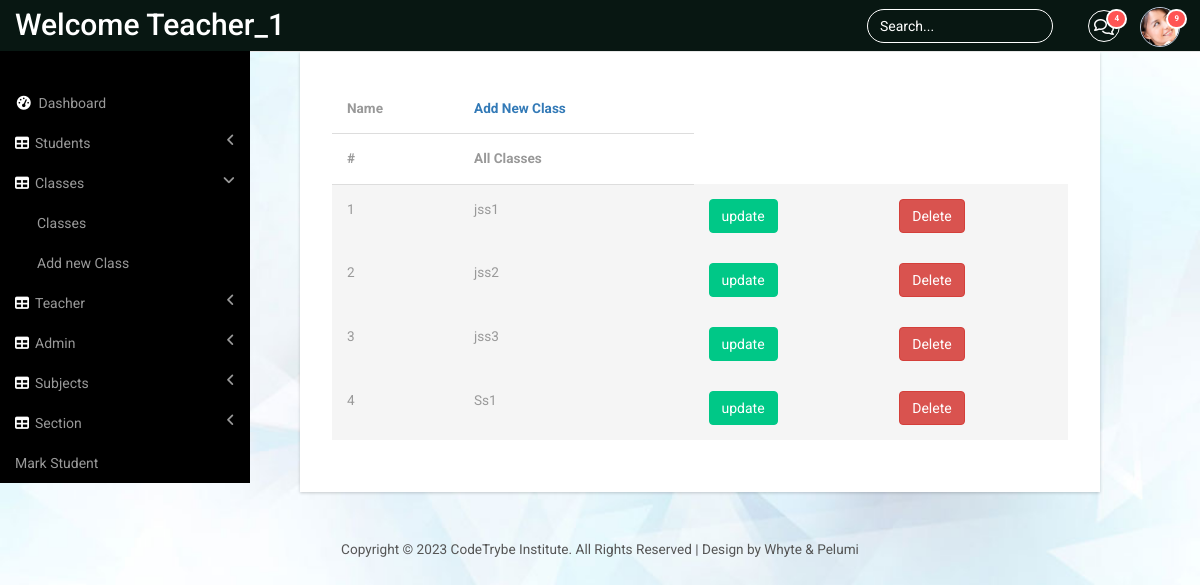
The app's page /cls_all (signed in) with its own data.
### panel/models.py (models this page shows, shortened)
class StdClass(models.Model):
    name = models.CharField(max_length=40)
    subject = models.ManyToManyField(Subject,related_name="classes")
    class_teacher = models.ForeignKey(
        Teacher,
        on_delete=models.SET_NULL,
        null=True,
        blank=True
    )
    session = models.ForeignKey(Session, on_delete=models.CASCADE,default=None)
    def __str__(self):
        return self.name

### panel/views.py (the view)
# urls.py: path('cls_all',views.all_class, name='panel-allcls'),
@login_required
def all_class(request):
    class_list = StdClass.objects.all()
    return render(request, 'panel/all_class.html', {'class_list': class_list})

### panel/templates/panel/all_class.html (shortened to what this page needs)
{% extends "panel/base.html" %}
{% block content %}
<div class="content_bottom">
<div class="col-md-8 span_3">
<div class="bs-example1" data-example-id="contextual-table">
<table class="table">
    <thead>
    <tr>
        <th>Name</th>
        <th> <a href="{%url 'panel-clsRegpage'%}">Add New Class</a></th>
    </tr>
    <tr>
            <th>#</th>
            <th> All Classes</th>
    </tr>
    </thead>
    <tbody>
        {% for class in  class_list %}
        <form action="{% url 'panel-clsup' class.id %}" method="get">
            <tr class="active">
                <td scope="row">{{ forloop.counter}} </td>
                <td scope="row"> {{class}} </td>
                <td><button type="submit" class="btn btn-primary btn-md">update</button></td>
        </form>
        <form action="{% url 'panel-clsdel' class.id %}" method="post">
                <td><button type="submit" class="btn btn-danger btn-md">Delete</button></td>
        </form>
        {% endfor %}
    </tbody>
</table>
{% endblock %}

### panel/templates/panel/base.html (shortened to what this page needs)
{% load static%}
<!DOCTYPE HTML>
<html>
<head>
 <link href="{% static 'panel/bootstrap.min.css'%}" rel='stylesheet' type='text/css' />
<link href="{% static 'panel/style2.css'%}"rel='stylesheet' type='text/css' />
<link href="{% static 'panel/lines.css'%}" rel='stylesheet' type='text/css' />
<link href="{% static 'panel/font-awesome.css'%}" rel="stylesheet">
<link href="{% static 'panel/custom.css'%}"rel="stylesheet">
</head>
<body id="login">
<div id="wrapper">
        <nav class="top1 navbar navbar-default navbar-static-top" role="navigation" style="margin-bottom: 0">
            <div class="navbar-header">
                <a class="navbar-brand" href="#">Welcome {{user.username}}</a>
            </div>
            <ul class="nav navbar-nav navbar-right">
				<li class="dropdown">
	        		<a href="#" class="dropdown-toggle" data-toggle="dropdown" aria-expanded="false"><i class="fa fa-comments-o"></i><span class="badge">4</span></a>
	      		</li>
			    <li class="dropdown">
	        		<a href="#" class="dropdown-toggle avatar" data-toggle="dropdown"><img src="{% static 'images/1.png' %}"><span class="badge">9</span></a>
	      		</li>
			</ul>
			<form class="navbar-form navbar-right">
              <input type="text" class="form-control" value="Search..." onfocus="this.value = '';" onblur="if (this.value == '') {this.value = 'Search...';}">
            </form>
            <div class="navbar-default sidebar" role="navigation">
                <div class="sidebar-nav navbar-collapse">
                    <ul class="nav" id="side-menu">
                        <li>
                            <a href="{%url 'panel-adminpage' %}"><i class="fa fa-dashboard fa-fw nav_icon"></i>Dashboard</a>
                        </li>
                        <li>
                            <a href="#"><i class="fa fa-table nav_icon"></i>Students<span class="fa arrow"></span></a>
                        </li>
                        <li>
                            <a href="#"><i class="fa fa-table nav_icon"></i>Classes<span class="fa arrow"></span></a>
                            <ul class="nav nav-second-level">
                                <li>
                                    <a href="{%url 'panel-allcls'%}" >Classes</a>
                                </li>
                                <li>
                                    <a href="{%url 'panel-clsRegpage'%}"> Add new Class</a>
                                </li>
                            </ul>
                        </li>
                        <li>
                            <a href="#"><i class="fa fa-table nav_icon"></i>Teacher<span class="fa arrow"></span></a>
                        </li>
                        <li>
                            <a href="#"><i class="fa fa-table nav_icon"></i>Admin<span class="fa arrow"></span></a>
                        </li>
                        <li>
                            <a href="#"><i class="fa fa-table nav_icon"></i>Subjects<span class="fa arrow"></span></a>
                        </li>
                        <li>
                            <a href="#"><i class="fa fa-table nav_icon"></i>Section<span class="fa arrow"></span></a>
                        </li>
                        						<li>
							<a href="{%url 'panel-allScore'%}"> Mark Student</a>
						</li>
                    </ul>
                </div>
            </div>
        </nav>
    </div>
    {% block content %}
    {% endblock %}
		</div>
       </div>
   </div>
 <div class="copy_layout login register">
      <p>Copyright &copy; 2023 CodeTrybe Institute. All Rights Reserved | Design by Whyte & Pelumi</p>
   </div>
</body>
</html>

### panel/static/panel/style2.css (style rules this page uses)
ul, ol { margin: 0; }
p { margin: 0; }
html, body { font-family: 'Roboto', sans-serif; font-size: 100%; background:#000; overflow-x: hidden; }
body a { transition:0.5s all; -webkit-transition:0.5s all; -moz-transition:0.5s all; -o-transition:0.5s all; -ms-transition:0.5s all; }
.navbar .navbar-nav li a { padding: 0 10px; line-height: 56px; position: relative; }
.navbar .navbar-nav li a i { border: 1px solid #fff; padding: 8px 0; width: 32px; text-align: center; -webkit-border-radius: 50em; -moz-border-radius: 50em; border-radius: 50em; color: #fff; height: 32px; }
.navbar .navbar-nav li .dropdown-toggle.avatar img { height: 40px; -webkit-border-radius: 50em; -moz-border-radius: 50em; border-radius: 50em; border: 1px solid #c0cadd; margin-top: -4px; }
.navbar .navbar-nav li a .badge { background: #ff5454; border: 2px solid white; position: absolute; top: 9px; right: 3px; font-size: 8px; line-height: 8px; padding: 4px 6px; -webkit-border-radius: 50em; -moz-border-radius: 50em; border-radius: 50em; min-width: 0; }
.navbar-default.sidebar { background-color: #000; font-family: 'Roboto', sans-serif; }
nav.top1.navbar.navbar-default.navbar-static-top { background-color:#081712;; font-family: 'Roboto', sans-serif; }
.navbar-default .navbar-brand { color: #fff !important; font-size: 30px; font-weight: 500; }
.navbar-right { margin-right: 10px !important; }
.navbar-right li { display:inline-block; }
i.nav_icon { color: #fff; margin-right:6px; }
.sidebar ul li a { color: #999; font-size:14px; }
.form-control { background: none !important; border: 1px solid #fff !important; border-radius: 20px !important; box-shadow: none !important; }
.navbar-form.navbar-right input[type="text"] { color: #fff; }
form.navbar-form.navbar-right { margin:9px 0 0 0; }
ul.nav.navbar-nav.navbar-right { height: 51px; }
.sidebar-nav.navbar-collapse { margin: 2em 0 0 0; }
.span_3 { padding:0; }
.content_bottom { margin-bottom:1em; width: 100%; margin-left: 300px; margin-bottom: 1em; }
.copy p, .copy_layout p { font-size:0.85em; color:#555; }
.map_container, #chart, .span_6, .col_2, .weather_list, .cal1, .skills-info, .stats-info, .r3_counter_box, .activity_box, .bs-example1, .cloud, .copy { -ms-box-shadow: 0 1px 3px 0px rgba(0, 0, 0, 0.2); -o-box-shadow: 0 1px 3px 0px rgba(0, 0, 0, 0.2); -moz-box-shadow: 0 1px 3px 0px rgba(0, 0, 0, 0.2); -webkit-box-shadow: 0 1px 3px 0px rgba(0, 0, 0, 0.2); box-shadow: 0 1px 3px 0px rgba(0, 0, 0, 0.2); }
.table > thead > tr > th, .table > tbody > tr > th, .table > tfoot > tr > th, .table > thead > tr > td, .table > tbody > tr > td, .table > tfoot > tr > td { border-top: none !important; }
.btn-primary { background-color: rgb(0, 200, 135) !important; border-color: rgb(0, 200, 135) !important; color: #fff; }
.bs-example1 { background:#fff; padding:2em; }
span.badge { min-width: 3rem; padding: 2px 9px; text-align: center; font-size: 0.85; line-height: inherit; color: #fff; position: absolute; right:38px; -webkit-box-sizing: border-box; -moz-box-sizing: border-box; box-sizing: border-box; border-radius: 2px; }
.table > thead > tr > th, .table > tbody > tr > th, .table > tfoot > tr > th, .table > thead > tr > td, .table > tbody > tr > td, .table > tfoot > tr > td { font-size: 0.85em; color: #999; }
.table td, .table>tbody>tr>td, .table>tbody>tr>th, .table>tfoot>tr>td, .table>tfoot>tr>th, .table>thead>tr>td, .table>thead>tr>th { padding:15px !important; }
.table > thead > tr > th { border-bottom: 1px solid #ddd !important; }
.copy_layout { padding:1.5em 0; background:#fff; text-align:center; margin: 4em 0 0em 0; }
.login { background:none; padding:0; margin:11em 0 0 0; height: 100vh; }
.register { margin:2em 0 0 0; }
body#login { background: url(../images/bg.jpg)no-repeat; background-size:cover; -webkit-background-size:cover; -moz-background-size:cover; -o-background-size:cover; -ms-background-size:cover; height: 100vh; display: flex; flex-direction: column; }

### static/panel/custom.css (style rules this page uses)
#wrapper { width: 100%; }
.sidebar .sidebar-nav.navbar-collapse { padding-right: 0; padding-left: 0; }
.sidebar .arrow { float: right; }
.sidebar .fa.arrow:before { content: "\f104"; }
.sidebar .active>a>.fa.arrow:before { content: "\f107"; }
.sidebar .nav-second-level li, .sidebar .nav-third-level li { border-bottom: 0!important; }
.sidebar .nav-second-level li a { padding-left: 37px; }
@media (min-width:768px) { .sidebar { z-index: 1; position: absolute; width: 250px; margin-top: 51px; } }

### records on screen
StdClass: name "jss1"
StdClass: name "jss2"
StdClass: name "jss3"
StdClass: name "Ss1"

### other values on screen
{{ user.username }} "Teacher_1"
